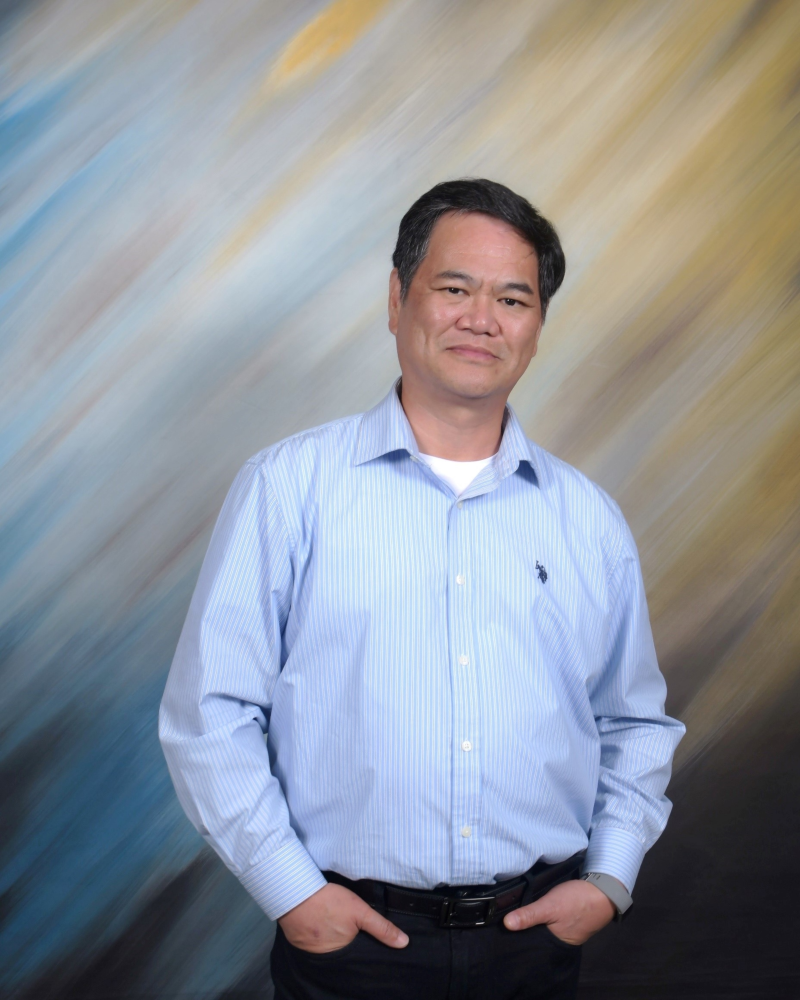
#> input picture Mung.jpg, 2400 x 3000 px, given in place of the camera (shown at 1/3 size)
$ python face_training_datasets.py
#> lines starting #> are read from the running program, lines starting #| are printed output that depends on the picture
import cv2
import numpy as np
import sys
import os

# All the faces data will be present this folder
datasets = 'datasets'

# These are sub data sets of folder,
# for my face
sub_data = 'Luc'

path = os.path.join(datasets, sub_data)
if not os.path.isdir(path):
    os.mkdir(path)

# defining the size of images
(width, height) = (640, 480)

face = cv2.CascadeClassifier('haarcascade_frontalface_default.xml')

webcam = cv2.VideoCapture(0, cv2.CAP_DSHOW)  # captureDevice = webcam OpenCV >= 3.4
# webcam.set(3, 640) # set Width
# webcam.set(4, 480) # set Height

count = 1
while count < 30:
    # Capture frame by frame
    (_, img) = webcam.read()
#> img is the input picture: shape (3000, 2400, 3); mean B, G, R 153.6, 146.2, 141.7

   #  img = cv2.flip(img, -1)
    gray = cv2.cvtColor(img, cv2.COLOR_BGR2GRAY)
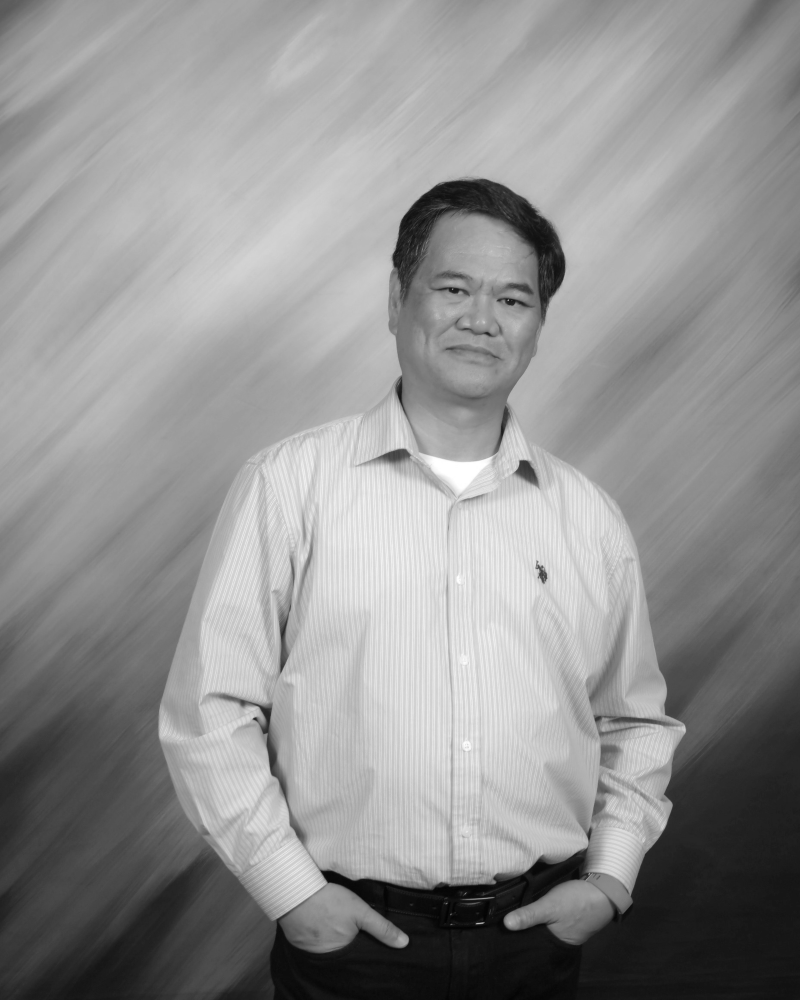
#> gray: shape (3000, 2400) (shown at 1/3 size); min 0, max 255, mean 145.7

    # Detect the face
    faces = face.detectMultiScale(gray, 1.3, 5)
#> faces = [[1190, 685, 499, 499]]

    # Draw a rectangle around the faces
    for (x, y, w, h) in faces:
        cv2.rectangle(img, (x,y), (x+w,y+h), (255,0,0), 2)
        face = gray[y: y + h, x: x + w]
        face_resize = cv2.resize(face, (width, height))
        cv2.imwrite('% s/% s.png' % (path, count), face_resize)
#> this loop made 1 pass
#> pass 1, `face = gray[y: y + h, x: x + w]`:
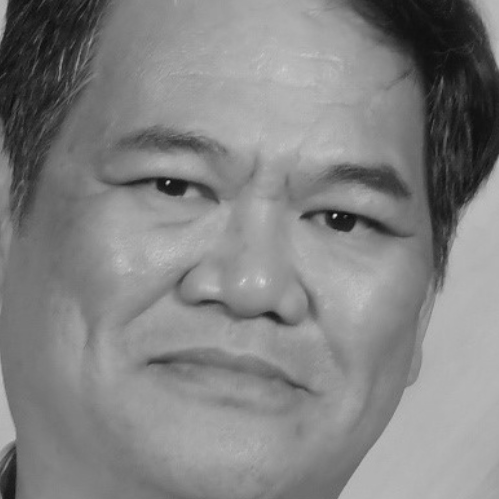
#> face: shape (499, 499); min 10, max 224, mean 130.5
#> pass 1, `face_resize = cv2.resize(face, (width, height))`:
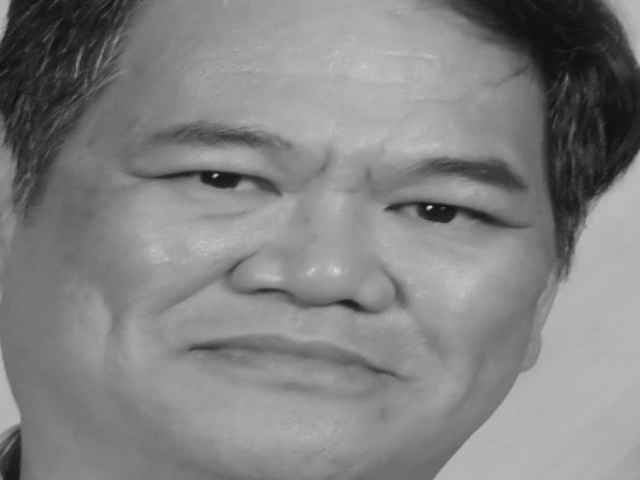
#> face_resize: shape (480, 640); min 12, max 220, mean 130.4
    count += 1

    # Show the video
    cv2.imshow('OpenCV', img)

    key = cv2.waitKey(10)
#> (key q is pressed here)
    if key == 27 & 0xff == ord('q'):
        break

webcam.release()
cv2.destroyAllWindows()
